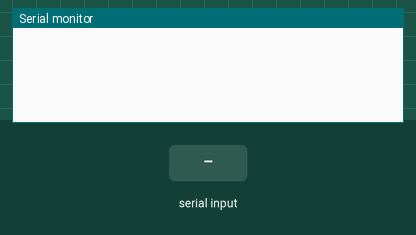
This sketch was run on a simulated Arduino Uno, built with avr-gcc and run on an emulated ATmega328P. On the bench: the last lines printed to the serial monitor. The test bench sets the inputs (shaded band).

Above: at 1.2 s.
1.3 s: "90,45\n" received over Serial
At 2.1 s:
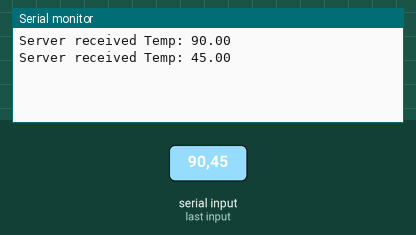
2.8 s: "30,150\n" received over Serial
At 4.9 s:
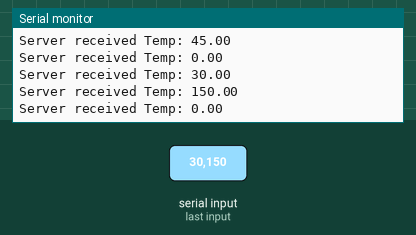
Timing chart, 0 to 6.4 s (numbered marks = the images above; inputs shaded):
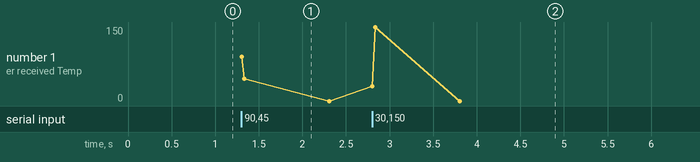

The sketch:

Practical_06_Receiver.ino
```cpp
// Practical 6: Board 2 - Server Receiver
void setup(){
  Serial.begin(9600);
}

void loop(){
  if(Serial.available() > 0){
    float receivedTemp = Serial.parseFloat();
    Serial.print("Server received Temp: ");
    Serial.println(receivedTemp);
  }
}
```

Measured:
- after the input at 1.3 s, the serial monitor: prints a new line at once (image 1)
- after the input at 2.8 s, the serial monitor: prints a new line at once (image 2)
